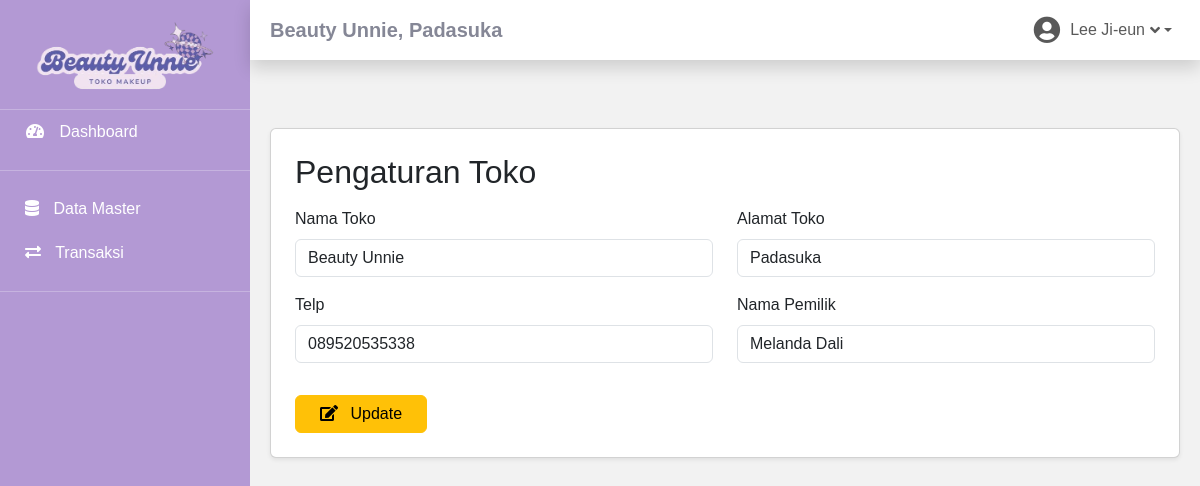
/pengaturan-toko.php (signed in), run on the app's committed database.
### tables this page shows
CREATE TABLE `toko` (
  `id_toko` int(11) NOT NULL,
  `nama_toko` varchar(225) NOT NULL,
  `alamat_toko` text NOT NULL,
  `tlp` varchar(13) NOT NULL,
  `nama_pemilik` char(225) NOT NULL
);

### pengaturan-toko.php (the view, shortened to what this page needs)
<?php
include 'connection.php';
include 'sidebar.php';
$query = "SELECT id_toko, nama_toko, alamat_toko, tlp, nama_pemilik FROM toko WHERE id_toko = 1";
$result = mysqli_query($conn, $query);
$toko = mysqli_fetch_assoc($result);
?>
<div class="container mt-4">
    <div class="card p-4 shadow-sm">
        <h2 class="mb-3">Pengaturan Toko</h2>
        <form action="" method="POST">
            <div class="row">
                <div class="col-md-6">
                    <div class="mb-3">
                        <label for="nama_toko" class="form-label">Nama Toko</label>
                        <input type="text" class="form-control w-80" id="nama_toko" name="nama_toko" value="<?= $toko['nama_toko']; ?>">
                    </div>
                    <div class="mb-3">
                        <label for="tlp" class="form-label">Telp</label>
                        <input type="text" class="form-control w-80" id="tlp" name="tlp" value="<?= $toko['tlp']; ?>">
                    </div>
                </div>
                <div class="col-md-6">
                    <div class="mb-3">
                        <label for="alamat_toko" class="form-label">Alamat Toko</label>
                        <input type="text" class="form-control w-80" id="alamat_toko" name="alamat_toko" value="<?= $toko['alamat_toko']; ?>">
                    </div>
                    <div class="mb-3">
                        <label for="nama_pemilik" class="form-label">Nama Pemilik</label>
                        <input type="text" class="form-control w-80" id="nama_pemilik" name="nama_pemilik" value="<?= $toko['nama_pemilik']; ?>">
                    </div>
                </div>
            </div>
            <button type="submit" class="btn btn-warning mt-3 px-4">
                <i class="fa fa-edit me-2"></i> Update
            </button>
        </form>
    </div>
</div>
<?php
include 'footer.php';
?>

### sidebar.php (shortened to what this page needs)
<?php
include "connection.php";
?>
<!DOCTYPE html>
<html lang="en">
<head>
    <link href="bootstrap-5.3.3-dist/css/bootstrap.min.css" rel="stylesheet">
    <link href="assets/vendor/fontawesome-free/css/all.min.css" rel="stylesheet" type="text/css">
</head>
<body>
    <?php if ($_SESSION['id_role'] == 2) { ?>
        <div class="sidebar d-flex flex-column">
            <div class="text-center mb-3">
                <img src="img/logo.png" alt="Logo" style="width: 180px;">
            </div>
            <hr class="sidebar-divider my-0">
            <a href="dashboard-petugas.php" class="nav-link active">
                <i class="fas fa-fw fa-tachometer-alt"></i>
                <span>Dashboard</span>
            </a>
            <hr class="sidebar-divider">
            <div class="nav-item">
                <a class="nav-link collapsed" href="#" data-bs-toggle="collapse" data-bs-target="#masterDataMenu"
                    aria-expanded="false" aria-controls="masterDataMenu">
                    <i class="fas fa-database"></i>
                    <span>Data Master</span>
                </a>
            </div>
            <div class="nav-item">
                <a class="nav-link collapsed" href="#" data-bs-toggle="collapse" data-bs-target="#transaksiMenu"
                    aria-expanded="false" aria-controls="transaksiMenu">
                    <i class="fas fa-exchange-alt"></i>
                    <span>Transaksi</span>
                </a>
            </div>
            <hr class="sidebar-divider d-none d-md-block">
        </div>
    <?php } ?>
    <div class="main-content">
         <nav class="navbar navbar-expand navbar-light bg-white topbar mb-4 static-top shadow">
            <?php
            $tampil = mysqli_query($conn, "SELECT * FROM `toko` WHERE 1");
            while ($toko = mysqli_fetch_array($tampil)):
            ?>
            <h5 class="d-lg-block d-none mt-2"><b> <?= $toko['nama_toko']?>, <?= $toko['alamat_toko']?></b></h5>
            <?php endwhile; ?>
            <ul class="navbar-nav ml-auto">
                <li class="nav-item dropdown no-arrow">
                    <a class="nav-link dropdown-toggle" href="#" id="userDropdown" role="button" data-bs-toggle="dropdown"
                        aria-haspopup="true" aria-expanded="false">
                        <i class="fas fa-user-circle"></i>
                        <span class="mr-2 d-none d-lg-inline text-gray-600 small ml-2"><?= $_SESSION['nm_member']?></span>
                        <i class="fas fa-angle-down"></i>
                    </a>
                </li>
            </ul>
        </nav>
        <?php include 'footer.php'; ?>

### sidebar.php (style rules this page uses)
* { margin: 0; padding: 0; box-sizing: border-box; font-family: Arial, sans-serif; }
body { margin: 0; font-family: "Nunito", -apple-system, BlinkMacSystemFont, "Segoe UI", Roboto, "Helvetica Neue", Arial, sans-serif, "Apple Color Emoji", "Segoe UI Emoji", "Segoe UI Symbol", "Noto Color Emoji"; font-size: 1rem; font-weight: 400; line-height: 1.5; color: #858796; text-align: left; background-color: #f2f2f2; }
.navbar { width: calc(100% - 250px); left: 250px; display: flex; justify-content: space-between; align-items: center; padding: 0 20px; height: 60px; }
.navbar .nav-item.dropdown .nav-link { display: flex; align-items: center; }
.navbar .nav-item.dropdown .text-gray-600 { font-size: 1rem; margin-right: 5px; }
.navbar .nav-item.dropdown .fa-user-circle { font-size: 1.7rem; margin-right: 10px; }
.main-content { display: flex; flex-grow: 1; }
.sidebar { height: 100vh; width: 250px; position: fixed; background-color: #b399d4; color: #fff; padding-top: 20px; }
.sidebar a { color: #fff; text-decoration: none; padding: 10px 25px; display: block; border-radius: 4px; font-weight: 500; }
.sidebar .nav-link i { margin-right: 10px; }
.container { margin-left: 250px; width: calc(100% - 250px); padding: 20px; }

### data on the page
toko: nama_toko "Beauty Unnie", alamat_toko "Padasuka", tlp "089520535338", nama_pemilik "Melanda Dali"

### other printed values
$_SESSION['nm_member'] "Lee Ji-eun"
